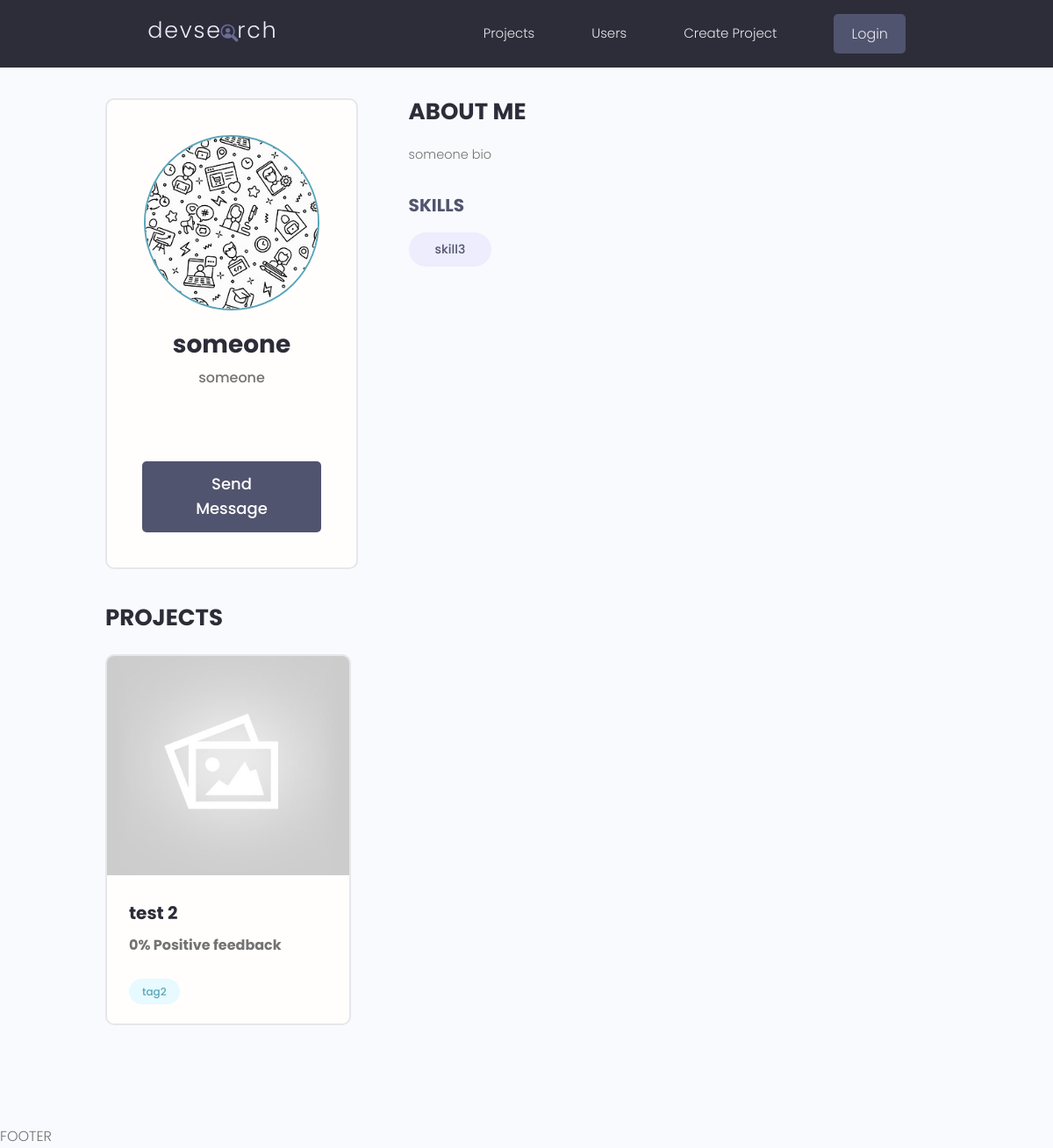
/users/profile/181b8172-6042-4ddd-8b19-bcea14917174/, run on the app's committed database.
### users/models.py (models this page shows, shortened)
class Profile(models.Model):
    user = models.OneToOneField(User, on_delete=models.CASCADE, null=True, blank=True)
    name = models.CharField(max_length=200, null=True, blank=True)
    email = models.EmailField(max_length=500, null=True, blank=True)
    username = models.CharField(max_length=200, null=True, blank=True)
    user_info = models.CharField(max_length=200, null=True, blank=True)
    user_bio = models.TextField(null=True, blank=True)
    profile_picture = models.ImageField(null=True, blank=True, upload_to='profiles/', default="profiles/user_default.jpg")
    user_website = models.CharField(max_length=200, null=True, blank=True)
    created = models.DateTimeField(auto_now_add=True)
    id = models.UUIDField(default=uuid.uuid4, unique=True, primary_key=True, editable=False)

class Skill(models.Model):
    owner = models.ForeignKey(Profile, on_delete=models.CASCADE, null=True, blank=True)
    name = models.CharField(max_length=200, null=True, blank=True)
    description = models.TextField(null=True, blank=True)
    id = models.UUIDField(default=uuid.uuid4, unique=True, primary_key=True, editable=False)
    def __str__(self):
        return str(self.name)

### projects/models.py (models this page shows, shortened)
class Project(models.Model):
    owner = models.ForeignKey(Profile, null=True, blank=True, on_delete=models.SET_NULL)
    title = models.CharField(max_length=200)
    description = models.TextField(null=True, blank=True)
    featured_image = models.ImageField(null=True, blank=True, default="default.jpg")
    demo_link = models.CharField(max_length=2000, null=True, blank=True)
    source_link = models.CharField(max_length=2000, null=True, blank=True)
    tags = models.ManyToManyField('Tag', blank=True)
    vote_total = models.IntegerField(default=0, null=True, blank=True)
    vote_ratio = models.IntegerField(default=0, null=True, blank=True)
    created = models.DateTimeField(auto_now_add=True)
    id = models.UUIDField(default=uuid.uuid4, unique=True, primary_key=True, editable=False)

class Tag(models.Model):
    name = models.CharField(max_length=200)
    created = models.DateTimeField(auto_now_add=True)
    id = models.UUIDField(default=uuid.uuid4, unique=True, primary_key=True, editable=False)
    def __str__(self):
        return self.name

### users/views.py (the view)
# urls.py: path('profile/<str:pk>/', views.userProfile, name="user_profile"),
def userProfile(request, pk):
    profile = Profile.objects.get(id=pk)
    context = {'profile': profile}
    return render(request, 'users/user_profile.html', context)

### users/templates/users/user_profile.html (shortened to what this page needs)
<!DOCTYPE html>
<html lang="en">
<head>
</head>
<body>
{% extends 'main.html' %}
{% block content %}
 <main class="profile my-md">
    <div class="container">
      <div class="layout">
        <div class="column column--1of3">
          <div class="card text-center">
            <div class="card__body dev">
              <img class="avatar avatar--xl" src="{{ profile.profile_picture.url }}" />
              <h2 class="dev__name">{{profile.name}}</h2>
              <p class="dev__title">{{profile.user_info}}</p>
              <ul class="dev__social">
              </ul>
              <a href="#" class="btn btn--sub btn--lg">Send Message </a>
            </div>
          </div>
        </div>
        <div class="column column--2of3">
          <div class="devInfo">
            <h3 class="devInfo__title">About Me</h3>
            <p class="devInfo__about">
              {{profile.user_bio}}
            </p>
          </div>
          <div class="devInfo">
              <h3 class="devInfo__subtitle">Skills</h3>
              <div class="devInfo__otherSkills">
                {% for skill in profile.skill_set.all %}
                <span class="tag tag--pill tag--sub tag--lg">
                  <small>{{skill}}</small>
                </span>
                {% endfor %}
              </div>
            </div>
          </div>
          <div class="devInfo">
            <h3 class="devInfo__title">Projects</h3>
            <div class="grid grid--two">
              {% for project in profile.project_set.all %}
              <div class="column">
                <div class="card project">
                  <a href="{% url 'project' project.id %}" class="project">
                    <img class="project__thumbnail" src="{{project.featured_image.url}}" alt="project thumbnail" />
                    <div class="card__body">
                      <h3 class="project__title">{{project.title}}</h3>
                      <p class="project--rating">
                        <span style="font-weight: bold;">{{project.vote_ratio}}% Positive feedback</span>
                      </p>
                      {% for tag in project.tags.all %}
                    <span class="tag tag--pill tag--main">
                      <small>{{tag}}</small>
                    </span>
                      {% endfor %}
                      </div>
                    </div>
                </div>
              </div>
              {% endfor %}
            </div>
          </div>
        </div>
  </main>
{% endblock content%}

### static/styles/app.css (style rules this page uses)
:root { --color-sub: #2d2d39; }
.btn--sub { background-color: var(--color-sub-light); }
.card { border: 2px solid var(--color-light); }
img { width: 100%; }
.profile .card > .dev { padding: 4rem; }
.dev__name { color: var(--color-sub); font-size: 2.8rem; font-weight: 700; margin-top: 1rem; margin-bottom: 0.5rem; }
.dev__title { font-size: 1.6rem; font-weight: 500; line-height: 1.3; }
.dev__social { margin: 3rem 0; list-style: none; display: flex; justify-content: center; gap: 1.5rem; }
.devInfo { margin-bottom: 3rem; }
.devInfo__title, .devInfo__subtitle { font-size: 2.6rem; color: var(--color-sub); text-transform: uppercase; font-weight: 700; margin-bottom: 1.5rem; }
.devInfo__subtitle { font-size: 2rem; color: var(--color-sub-light); }
.devInfo__about, .devSkill__info { font-size: 1.45rem; line-height: 1.7; text-align: justify; }
.project--rating { margin-bottom: 1.6em; margin-top: .5em; }
.project__thumbnail { height: 25rem; object-fit: cover; object-position: top center; }
.project__title { font-size: 2rem; font-weight: 700; color: var(--color-sub); }

### static/uikit/styles/modules/_variables.css (style rules this page uses)
:root { --color-main: #5aa5b9; --color-main-light: #e6faff; --color-sub: #3f4156; --color-sub-light: #51546e; --color-sub-lighter: #ededfd; --color-text: #737373; --color-gray: #8b8b8b; --color-light: #e5e7eb; --color-light-gray: #767676; --color-bg: #f8fafd; --color-white: #fffefd; --color-white-light: #f3f3f3; --color-success: #359e64; --color-success-bg: #def8e8; --color-error: #fc4b0b; --color-error-bg: #fff2ee; --font-base: 'Poppins', arial, helvetica, 'Segoe UI', roboto, ubuntu, sans-serif; --font-monospace: 'Fira Code', 'Courier New', courier, monospace; --font-regular: 300; --font-medium: 500; --font-bold: 700; --generic-shadow: 1px 1px 5px #00000010; --generic-transition: all 0.3s ease-in-out; }

### static/uikit/styles/modules/_base.css (style rules this page uses)
* { margin: 0; padding: 0; box-sizing: border-box; text-rendering: optimizeLegibility; color: inherit; font-size: inherit; }
html { font-size: 50%; }
@media only screen and (min-width: 480px) { html { font-size: 56.25%; } }
@media only screen and (min-width: 1200px) { html { font-size: 62.5%; } }
body { line-height: 1.6; font-weight: 400; font-size: 1.5rem; color: var(--color-text); background-color: var(--color-bg); min-height: 100vh; }

### static/uikit/styles/modules/_typography.css (style rules this page uses)
* { font-family: var(--font-base); }
h2 { font-size: 3.6rem; font-weight: var(--font-bold); }
h3 { font-size: 3.2rem; font-weight: var(--font-medium); }
p, span, strong { font-size: 1.6rem; color: var(--color-text); font-weight: var(--font-regular); }
a { padding-bottom: 2px; text-decoration: none; display: inline-block; color: var(--color-main); font-weight: var(--font-medium); }

### static/uikit/styles/modules/_utilities.css (style rules this page uses)
.container { width: 92%; max-width: 165rem; margin: 0 auto; box-sizing: border-box; }
@media screen and (min-width: 1000px) { .container { width: 90%; } }
@media screen and (min-width: 1200px) { .container { width: 80%; } }
.text-center { text-align: center; }
.my-md { margin: 3rem auto; }

### static/uikit/styles/modules/_avatar.css (style rules this page uses)
.avatar { border-radius: 50%; border: 2px solid var(--color-main); object-fit: cover; }
.avatar--xl { height: 20rem; width: 20rem; }

### static/uikit/styles/modules/_button.css (style rules this page uses)
.btn { display: inline-block; position: relative; cursor: pointer; background-color: var(--color-light); font-weight: var(--font-medium); color: var(--color-sub); text-decoration: none; padding: 1rem 2rem; border-radius: 0.5rem; border: none; width: -webkit-fit-content; width: -moz-fit-content; width: fit-content; height: -webkit-fit-content; height: -moz-fit-content; height: fit-content; font-size: 1.6rem; outline-width: 0; outline-color: transparent; -webkit-backface-visibility: hidden; backface-visibility: hidden; transition: all 0.3s ease-in-out; }
.btn--sub { background-color: var(--color-sub); color: var(--color-white); }
.btn--lg { font-size: 1.8rem; padding: 1.2rem 4.5rem; }

### static/uikit/styles/modules/_card.css (style rules this page uses)
.card { border-radius: 1rem; background-color: var(--color-white); border: 1.5px solid var(--color-light); width: auto; height: auto; margin-top: 0.5rem; margin-bottom: 0.5rem; overflow: hidden; }
.card__body, .card__header { padding: 2rem 2.5rem; }

### static/uikit/styles/modules/_grid.css (style rules this page uses)
.grid { display: flex; flex-wrap: wrap; justify-content: flex-start; align-items: stretch; }
.grid > .column { min-width: 28rem; margin-bottom: 2.5rem; }
.grid--two > .column { flex-basis: 100%; }
@media screen and (min-width: 800px) { .grid--two { margin-right: -2%; } }
@media screen and (min-width: 800px) { .grid--two > .column { margin-right: 2%; } }
@media screen and (min-width: 800px) { .grid--two > .column { flex-basis: 48%; } }

### data on the page
Profile: profile_picture (placeholder picture), name "someone", user_info "someone", user_bio "someone bio"
Skill: name "skill3"
Project: featured_image (placeholder picture), title "test 2", vote_ratio "0"
Tag: name "tag2"
